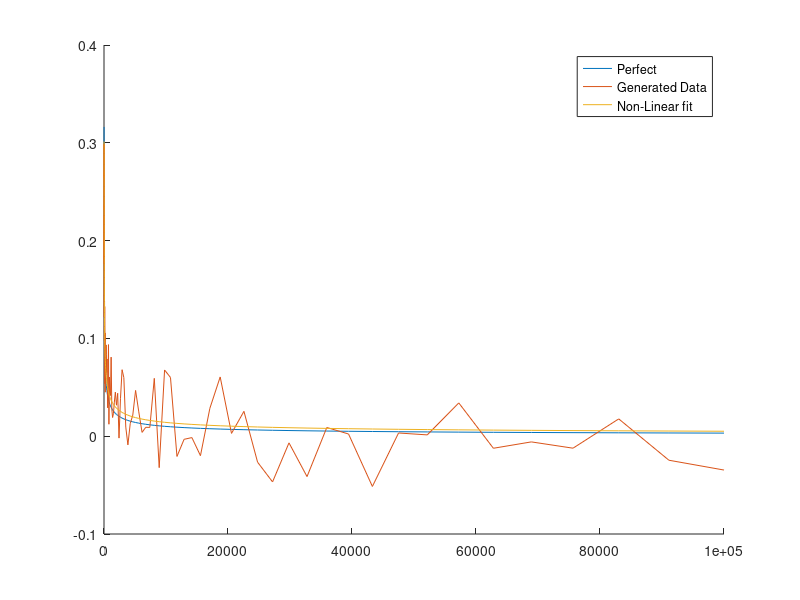

This chart was generated by the following MATLAB code:
clc
clear all
close all

XDATA = logspace(1,5,100);
bs = -7;
xpar = [10^(bs) -0.5];
%options = optimoptions('lsqcurvefit','Algorithm','levenberg-marquardt')
%options = optimoptions('lsqcurvefit', 'TolFun', 1e-80, 'TolX', 1e-80, 'Display',   'iter', 'DiffMinChange', .01);
%options.MaxFunctionEvaluations = 10000;
%options.MaxIterations = 10000;
%options.OptimalityTolerance =  1*10^(bs-100);
%options.StepTolerance =  1*10^(bs-100);
%options.FunctionTolerance =  1*10^(bs-100);
%options.Algorithm = 'trust-region-reflective';
%options = optimoptions(options, 'OptimalityTolerance', 10^(bs-15)); 
Model_TLS_lin = @(x,fdata)x(1)*power(fdata,x(2)); %Model we use to fit
YDATA = (10^(-bs)).*(Model_TLS_lin(xpar,XDATA) + (3*10^(bs-2)).*randn(1,length(XDATA)));
Y = (10^(-bs)).*Model_TLS_lin(xpar,XDATA);

x0 = [1 1];
% Non-linear fit is done in next line!
%options = optimoptions('lsqcurvefit','Algorithm','levenberg-marquardt');
[x,resnorm,~,exitflag,output] = lsqcurvefit(Model_TLS_lin,x0,XDATA,YDATA);%[],[],options);
xcorr = [(10^(bs))*x(1) x(2)];
f1 = figure;
ax1 = axes('XScale','linear','YScale','linear');
hold(ax1,'on')
Y_reconstructed = (10^(-bs)).*Model_TLS_lin(xcorr,XDATA);
plot(XDATA,Y,XDATA,YDATA);
plot(XDATA,Y_reconstructed);
legend('Perfect','Generated Data','Non-Linear fit');
hold(ax1,'off')